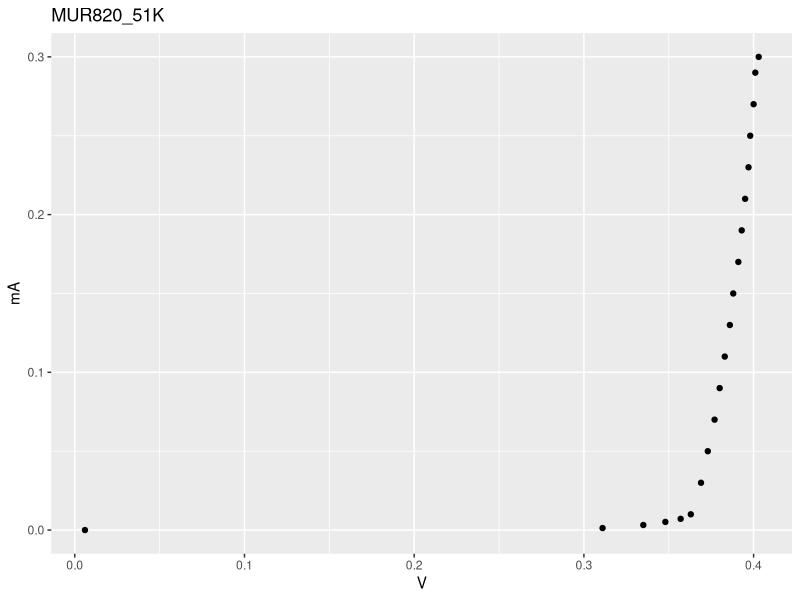

The R source for this figure:
dados1=read.csv('Dados_MUR820_51K.csv',sep = ",",dec = ".")

dados1

library(ggplot2)

ggplot(dados1,aes(x=V,y=mA))+geom_point()+ggtitle("MUR820_51K")



